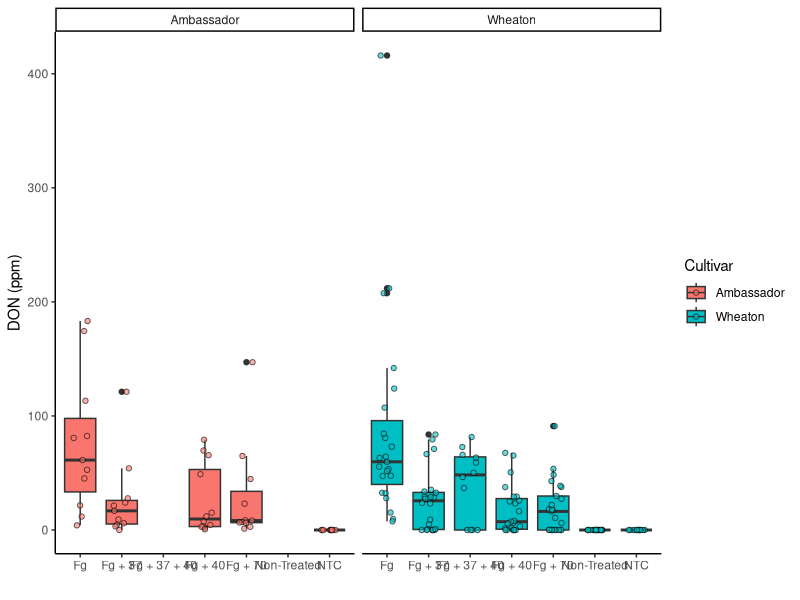
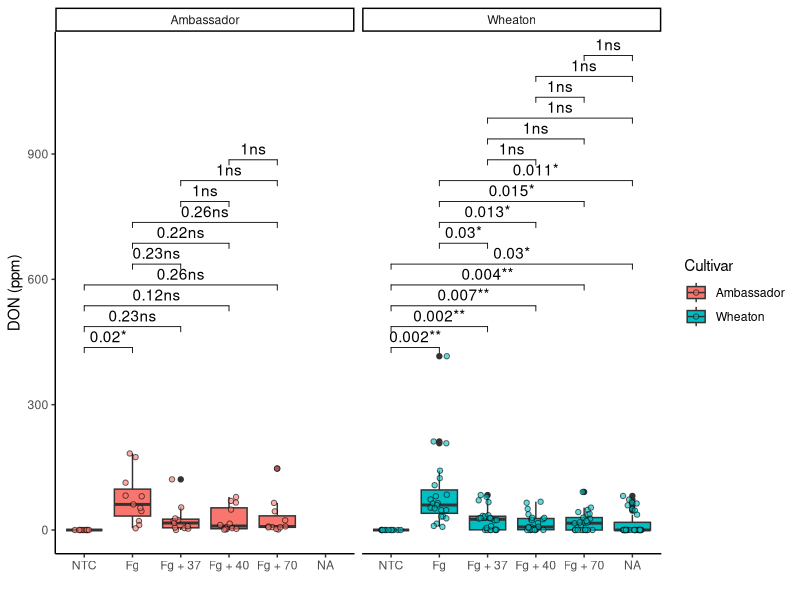
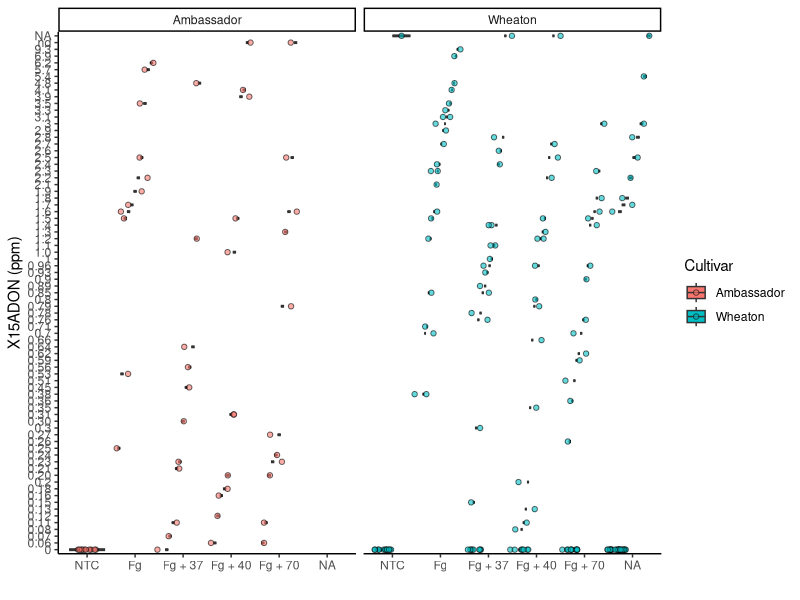
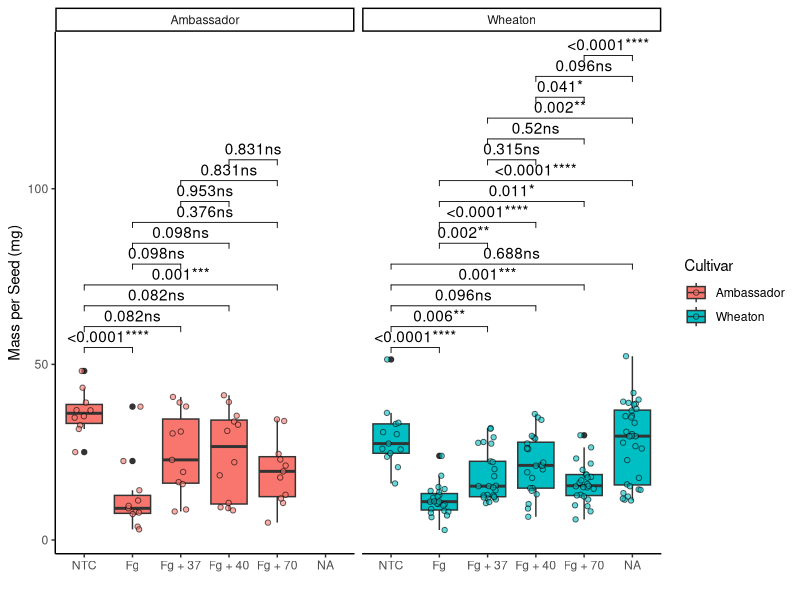
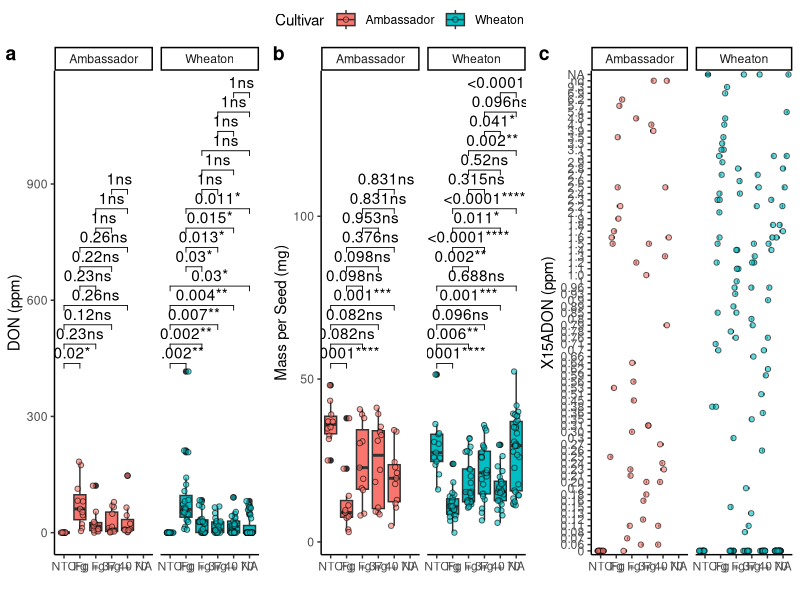

Generate these figures, in order, with R:
#### Coding Challenge 3 - Advanced Visualization ####
# student: Derek Anderson
# date: 2025-02-11
# location: https://github.com/dbanderson1/plpa_6820_assignments/blob/main/Coding_Challenge_3.R
# first, install ggplot2, which is in tidyverse
install.packages("tidyverse")
library(tidyverse)
# this time we will also add ggpubr which will allow us to integrate some stats into our figures
install.packages("ggpubr")
library(ggpubr)
# we will add ggrepel to label points as well. it will also help with figure design and consistency.
# we should also strive for color blind pallets
install.packages("ggrepel")
library(ggrepel)


# second, load the data
mycotoxin_csv <- read.csv("MycotoxinData.csv", na.strings = "na")

# we can define our color blind palette as a vector #
cbbPalette <- c("#000000", "#E69F00", "#56B4E9", "#009E73", "#F0E442", "#0072B2", "#D55E00", "#CC79A7")

### 1.	5pts. Using ggplot, create a boxplot of DON by Treatment so that the plot looks like the image below. - complete
## a.	Jitter points over the boxplot and fill the points and boxplots Cultivar with two colors from the cbbPallete introduced last week. -complete
## b.	Change the transparency of the jittered points to 0.6. -complete
## c.	The y-axis should be labeled "DON (ppm)", and the x-axis should be left blank. -complete
## d.	The plot should use a classic theme - complete
## e.	The plot should also be faceted by Cultivar - complete

ggplot(mycotoxin_csv, aes(x = Treatment, y = DON, fill = Cultivar)) +
  geom_boxplot(position = "dodge") +
  geom_point(position = position_jitterdodge(), shape = 21, color = "#000000", alpha = 0.6) +
  facet_wrap(~ Cultivar) +
  ylab("DON (ppm)") +
  xlab("") +
  scale_color_manual(values = cbbPalette) +
  theme_classic() 

### 2.	4pts. Change the factor order level so that the treatment “NTC” is first, followed by “Fg”, “Fg + 37”, “Fg + 40”, and “Fg + 70." -conmplete
mycotoxin_csv$Treatment <- factor(mycotoxin_csv$Treatment, levels = c("NTC", "Fg", "Fg + 37", "Fg + 40", "Fg + 70"))

### 3.	5pts. Change the y-variable to plot X15ADON and MassperSeed_mg. The y-axis label should now be “15ADON” and “Seed Mass (mg)”. Save plots made in questions 1 and 3 into three separate R objects.
# boxplot with treatment by DON
treatment.DON <- ggplot(mycotoxin_csv, aes(x = Treatment, y = DON, fill = Cultivar)) +
  geom_boxplot(position = "dodge") +
  geom_point(position = position_jitterdodge(), shape = 21, color = "#000000", alpha = 0.6) +
  geom_pwc(aes(group = Treatment), method = "t_test", label = "{p.adj.format}{p.adj.signif}") +
  facet_wrap(~ Cultivar) +
  ylab("DON (ppm)") +
  xlab("") +
  scale_color_manual(values = cbbPalette) +
  theme_classic()

treatment.DON

# boxplot treatment by X15ADON
treatment.X15ADON <- ggplot(mycotoxin_csv, aes(x = Treatment, y = X15ADON, fill = Cultivar)) +
  geom_boxplot(position = "dodge") +
  geom_point(position = position_jitterdodge(), shape = 21, color = "#000000", alpha = 0.6) +
  geom_pwc(aes(group = Treatment), method = "t_test", label = "{p.adj.format}{p.adj.signif}") +
  facet_wrap(~ Cultivar) +
  ylab("X15ADON (ppm)") +
  xlab("") +
  scale_color_manual(values = cbbPalette) +
  theme_classic() 

treatment.X15ADON

# boxplot treatment by MassperSeed_mg
treatment.massperseed_mg <- ggplot(mycotoxin_csv, aes(x = Treatment, y = MassperSeed_mg, fill = Cultivar)) +
  geom_boxplot(position = "dodge") +
  geom_point(position = position_jitterdodge(), shape = 21, color = "#000000", alpha = 0.6) +
  geom_pwc(aes(group = Treatment), method = "t_test", label = "{p.adj.format}{p.adj.signif}") +
  facet_wrap(~ Cultivar) +
  ylab("Mass per Seed (mg)") +
  xlab("") +
  scale_color_manual(values = cbbPalette) +
  theme_classic() 

treatment.massperseed_mg

### 4.	5pts. Use ggarrange function to combine all three figures into one with three columns and one row. Set the labels for the subplots as A, B and C. Set the option common.legend = T within ggarage function. What did the common.legend option do?
## a.	HINT: I didn’t specifically cover this in the tutorial, but you can go to the help page for the ggarange function to figure out what the common.legend option does and how to control it. 
# Arrange multiple ggplot objects into a single figure
figure1 <- ggarrange(
  treatment.DON,  
  treatment.massperseed_mg, 
  treatment.X15ADON,  
  labels = "auto",  
  nrow = 1,  
  ncol = 3,  
  common.legend = TRUE
)

figure1

# 5.	5pts. Use geom_pwc() to add t.test pairwise comparisons to the three plots made above. Save each plot as a new R object, and combine them again with ggarange as you did in question 4. Your final plot should look something like this. 
